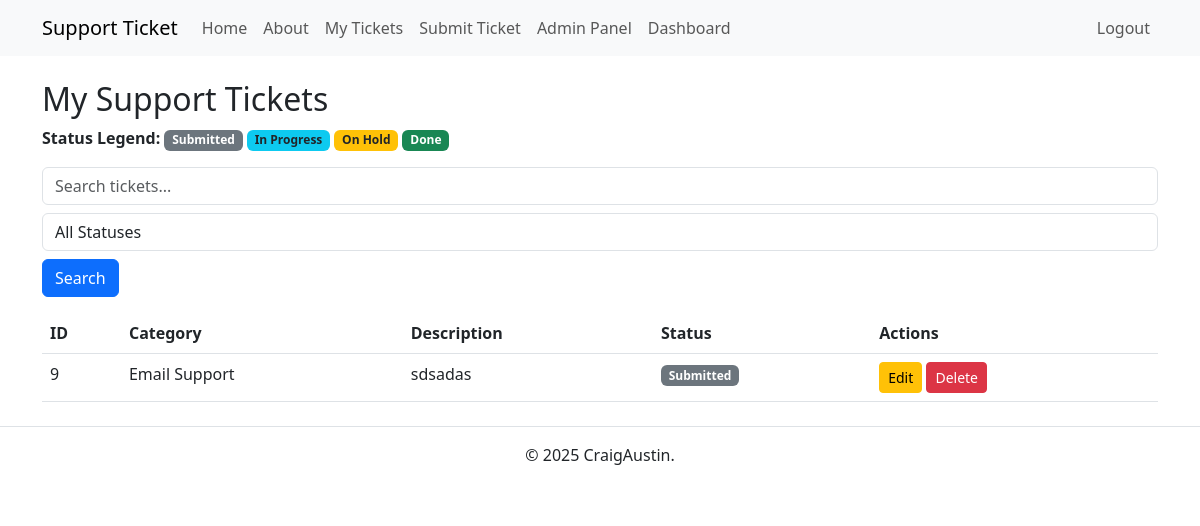
Page /tickets (signed in) on the committed database.
### app.py (models this page shows)
class Ticket(db.Model):
    id = db.Column(db.Integer, primary_key=True)
    user_id = db.Column(db.Integer, db.ForeignKey('user.id'), nullable=False)
    category = db.Column(db.String(100), nullable=False)
    description = db.Column(db.Text, nullable=False)
    status = db.Column(db.String(20), default='Submitted')
    created_at = db.Column(db.DateTime, default=datetime.utcnow)
    user = db.relationship('User', backref=db.backref('tickets', lazy=True))

### app.py (the view)
@app.route('/tickets', methods=['GET'])
@login_required
def view_tickets():
    search_query = request.args.get('search', '')
    status_filter = request.args.get('status_filter', '')
    tickets_query = Ticket.query.filter_by(user_id=current_user.id)
    if search_query:
        tickets_query = tickets_query.filter(
            Ticket.category.ilike(f"%{search_query}%") |
            Ticket.description.ilike(f"%{search_query}%")
        )
    if status_filter:
        tickets_query = tickets_query.filter_by(status=status_filter)
    page, per_page, offset = get_page_args(page_parameter='page', per_page_parameter='per_page')
    per_page = 5
    total = tickets_query.count()
    tickets = tickets_query.offset(offset).limit(per_page).all()
    for ticket in tickets:
        ticket.logs = ActivityLog.query.filter_by(ticket_id=ticket.id).order_by(ActivityLog.timestamp.desc()).all()
    pagination = Pagination(page=page, per_page=per_page, total=total, css_framework='bootstrap4')
    return render_template('tickets.html', tickets=tickets, pagination=pagination)

### app.py (called while the page is built)
@login_manager.user_loader
def load_user(user_id):
    return User.query.get(int(user_id))

### templates/tickets.html (shortened to what this page needs)
{% extends 'base.html' %}
{% block content %}
<h2>My Support Tickets</h2>
<div class="mb-3">
    <strong>Status Legend:</strong>
    <span class="badge bg-secondary">Submitted</span>
    <span class="badge bg-info text-dark">In Progress</span>
    <span class="badge bg-warning text-dark">On Hold</span>
    <span class="badge bg-success">Done</span>
</div>
{% if tickets %}
<form method="GET" action="{{ url_for('view_tickets') }}" class="mb-3">
    <input type="text" name="search" placeholder="Search tickets..." class="form-control"
        value="{{ request.args.get('search', '') }}">
    <select name="status_filter" class="form-control mt-2">
        <option value="">All Statuses</option>
    </select>
    <button type="submit" class="btn btn-primary mt-2">Search</button>
</form>
<table class="table">
    <thead>
        <tr>
            <th>ID</th>
            <th>Category</th>
            <th>Description</th>
            <th>Status</th>
            <th>Actions</th>
        </tr>
    </thead>
    <tbody>
        {% for ticket in tickets %}
        <tr>
            <td>{{ ticket.id }}</td>
            <td>{{ ticket.category }}</td>
            <td>{{ ticket.description }}</td>
            <td>
                {% if ticket.status == "Submitted" %}
                <span class="badge bg-secondary">Submitted</span>
                {% elif ticket.status == "In Progress" %}
                <span class="badge bg-info text-dark">In Progress</span>
                {% elif ticket.status == "On Hold" %}
                <span class="badge bg-warning text-dark">On Hold</span>
                {% elif ticket.status == "Done" %}
                <span class="badge bg-success">Done</span>
                {% else %}
                <span class="badge bg-light text-dark">{{ ticket.status }}</span>
                {% endif %}
            </td>
            <td>
                {% if ticket.user_id == current_user.id %}
                {% if ticket.status != "Done" %}
                <a href="{{ url_for('edit_ticket', ticket_id=ticket.id) }}" class="btn btn-warning btn-sm">Edit</a>
                <form action="{{ url_for('delete_ticket', ticket_id=ticket.id) }}" method="POST" style="display:inline;"
                    onsubmit="return confirm('Are you sure you want to delete this ticket?');">
                    <button type="submit" class="btn btn-danger btn-sm">Delete</button>
                </form>
                {% else %}
                <span class="text-muted">Done</span>
                {% endif %}
                {% endif %}
            </td>
        </tr>
        {% endfor %}
    </tbody>
</table>
{% else %}
<p>You have no submitted tickets.</p>
{% endif %}
{% endblock %}

### static/styles.css (style rules this page uses)
*, *::before, *::after { box-sizing: border-box; }
* { margin: 0; }
body { line-height: 1.5; -webkit-font-smoothing: antialiased; }
input, button, textarea, select { font: inherit; }
p, h1, h2, h3, h4, h5, h6 { overflow-wrap: break-word; }
h1, h2, h3, h4, h5, h6 { text-wrap: balance; }

### rows in the picture
Ticket: id "9", category "Email Support", description "sdsadas", status "Submitted"
